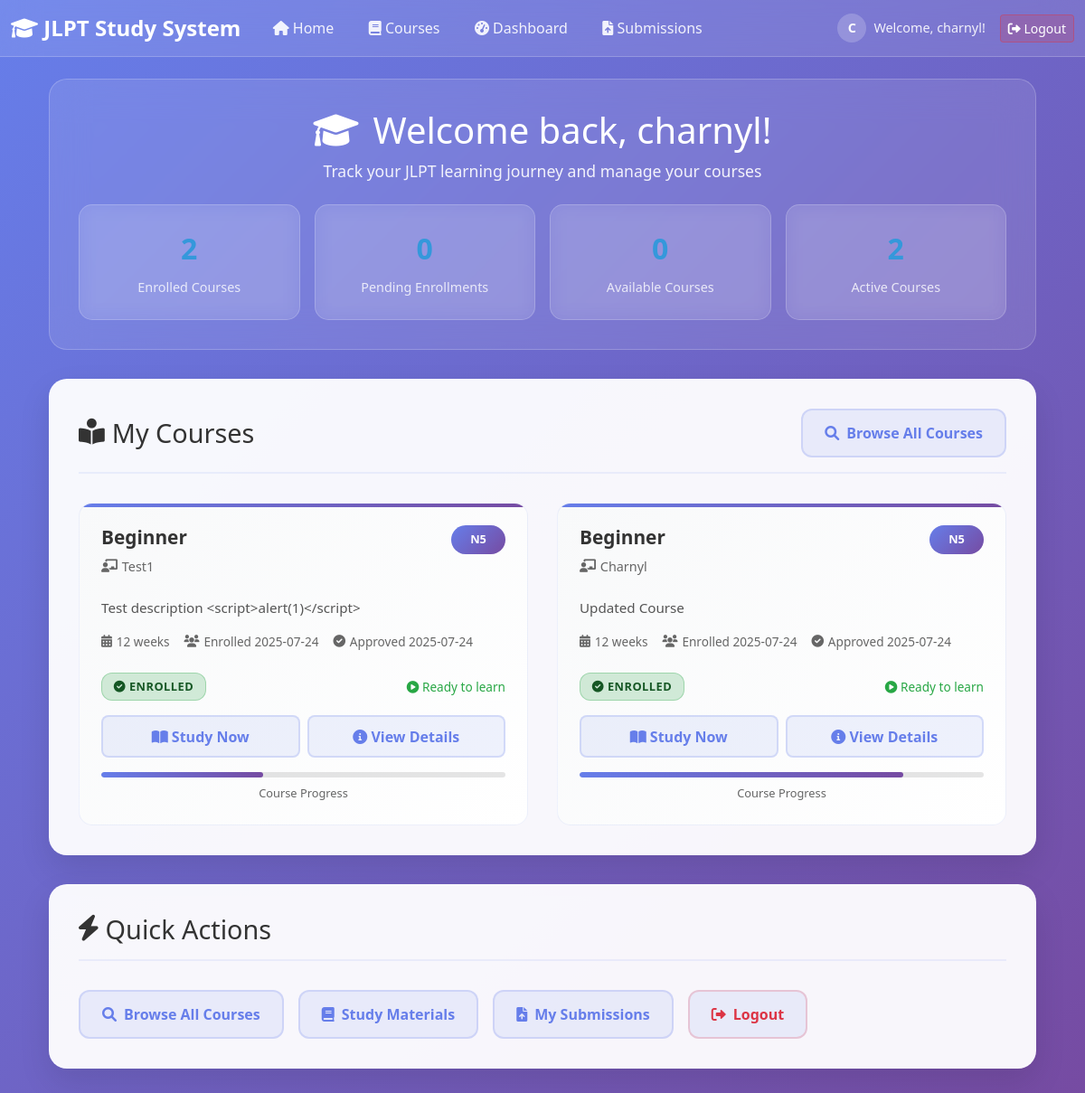
The app's page /dashboard (signed in) with its own data.
### tables this page shows
CREATE TABLE courses (
            id INTEGER PRIMARY KEY AUTOINCREMENT,
            title TEXT NOT NULL,
            description TEXT,
            jlpt_level TEXT NOT NULL,
            instructor_name TEXT,
            duration_weeks INTEGER,
            max_students INTEGER,
            status TEXT DEFAULT 'active',
            created_by INTEGER,
            created_at TIMESTAMP DEFAULT CURRENT_TIMESTAMP,
            updated_at TIMESTAMP DEFAULT CURRENT_TIMESTAMP,
            FOREIGN KEY (created_by) REFERENCES admin_users (id)
        );

CREATE TABLE enrollments (
            id INTEGER PRIMARY KEY AUTOINCREMENT,
            user_id INTEGER NOT NULL,
            course_id INTEGER NOT NULL,
            status TEXT DEFAULT 'pending',
            enrolled_at TIMESTAMP DEFAULT CURRENT_TIMESTAMP,
            approved_at TIMESTAMP NULL,
            approved_by INTEGER NULL,
            notes TEXT,
            FOREIGN KEY (user_id) REFERENCES users (id) ON DELETE CASCADE,
            FOREIGN KEY (course_id) REFERENCES courses (id) ON DELETE CASCADE,
            FOREIGN KEY (approved_by) REFERENCES admin_users (id),
            UNIQUE(user_id, course_id)
        );

### app.py (the view)
@app.route('/dashboard')
@login_required
def dashboard():
    try:
        conn = get_db_connection()
        enrolled_courses_query = '''
            SELECT c.*, e.status as enrollment_status, e.enrolled_at, e.approved_at, e.notes,
                   (SELECT COUNT(*) FROM course_materials WHERE course_id = c.id) as material_count,
                   a.username as approved_by_name
            FROM courses c
            JOIN enrollments e ON c.id = e.course_id
            LEFT JOIN admin_users a ON e.approved_by = a.id
            WHERE e.user_id = ?
            ORDER BY e.enrolled_at DESC
        '''
        enrolled_courses = conn.execute(enrolled_courses_query, (session['user_id'],)).fetchall()
        available_courses_query = '''
            SELECT c.*,
                   (SELECT COUNT(*) FROM enrollments WHERE course_id = c.id AND status = 'approved') as enrolled_count,
                   (SELECT username FROM admin_users WHERE id = c.created_by) as created_by_name
            FROM courses c
            WHERE c.status = 'active'
            AND c.id NOT IN (
                SELECT course_id FROM enrollments WHERE user_id = ?
            )
            ORDER BY c.created_at DESC
        '''
        available_courses = conn.execute(available_courses_query, (session['user_id'],)).fetchall()
        pending_count_query = '''
            SELECT COUNT(*) FROM enrollments
            WHERE user_id = ? AND status = 'pending'
        '''
        pending_count = conn.execute(pending_count_query, (session['user_id'],)).fetchone()[0]
        enrolled_courses_data = []
        for course in enrolled_courses:
            course_dict = dict(course)
            if course_dict.get('enrolled_at'):
                course_dict['enrolled_at'] = parse_datetime(course_dict['enrolled_at']).strftime('%Y-%m-%d %H:%M:%S')
            if course_dict.get('approved_at'):
                course_dict['approved_at'] = parse_datetime(course_dict['approved_at']).strftime('%Y-%m-%d %H:%M:%S')
            enrolled_courses_data.append(course_dict)
        available_courses_data = []
        for course in available_courses:
            course_dict = dict(course)
            if course_dict.get('created_at'):
                course_dict['created_at'] = parse_datetime(course_dict['created_at']).strftime('%Y-%m-%d %H:%M:%S')
            available_courses_data.append(course_dict)
        conn.close()
        return render_template('user_dashboard.html',
                             enrolled_courses=enrolled_courses_data,
                             available_courses=available_courses_data,
                             pending_count=pending_count)
    except Exception as e:
        app.logger.error(f'Error loading dashboard for user {session.get("user_id")}: {str(e)}')
        flash('Error loading dashboard. Please try again.', 'error')
        return redirect(url_for('index'))

### templates/user_dashboard.html (shortened to what this page needs)
{% extends 'base.html' %}
{% block content %}
<div class="container">
    <div class="dashboard-header">
        <h1 class="welcome-title">
            <i class="fas fa-graduation-cap"></i>
            <span>Welcome back, {{ session.username }}!</span>
        </h1>
        <p class="welcome-subtitle">Track your JLPT learning journey and manage your courses</p>
        <div class="user-stats">
            <div class="stat-card">
                <div class="stat-number">{{ enrolled_courses|length }}</div>
                <div class="stat-label">Enrolled Courses</div>
            </div>
            <div class="stat-card">
                <div class="stat-number">{{ pending_count }}</div>
                <div class="stat-label">Pending Enrollments</div>
            </div>
            <div class="stat-card">
                <div class="stat-number">{{ available_courses|length }}</div>
                <div class="stat-label">Available Courses</div>
            </div>
            <div class="stat-card">
                <div class="stat-number">{{ enrolled_courses|selectattr('enrollment_status', 'equalto', 'approved')|list|length }}</div>
                <div class="stat-label">Active Courses</div>
            </div>
        </div>
    </div>
    {% if enrolled_courses %}
    <div class="dashboard-section">
        <div class="section-header">
            <h2 class="section-title">
                <i class="fas fa-book-reader"></i>
                My Courses
            </h2>
            <div class="quick-actions">
                <a href="/courses" class="quick-action-btn">
                    <i class="fas fa-search"></i>
                    Browse All Courses
                </a>
            </div>
        </div>
        <div class="courses-grid">
            {% for course in enrolled_courses %}
            <div class="course-card">
                <div class="course-header">
                    <div class="course-info">
                        <h3 class="course-title">{{ course.title }}</h3>
                        <div class="course-instructor">
                            <i class="fas fa-chalkboard-teacher"></i>
                            {{ course.instructor_name or 'No instructor assigned' }}
                        </div>
                    </div>
                    <div class="course-level">{{ course.jlpt_level }}</div>
                </div>
                {% if course.description %}
                <div class="course-description">{{ course.description }}</div>
                {% endif %}
                <div class="course-meta">
                    <div class="meta-item">
                        <i class="fas fa-calendar-alt"></i>
                        <span>{{ course.duration_weeks or 'Flexible' }} weeks</span>
                    </div>
                    <div class="meta-item">
                        <i class="fas fa-users"></i>
                        <span>Enrolled {{ course.enrolled_at[:10] }}</span>
                    </div>
                    {% if course.approved_at %}
                    <div class="meta-item">
                        <i class="fas fa-check-circle"></i>
                        <span>Approved {{ course.approved_at[:10] }}</span>
                    </div>
                    {% endif %}
                </div>
                <div style="display: flex; align-items: center; justify-content: space-between; margin-bottom: 1rem;">
                    <div class="course-status status-{{ course.enrollment_status }}">
                        {% if course.enrollment_status == 'pending' %}
                            <i class="fas fa-clock"></i> Pending Approval
                        {% elif course.enrollment_status == 'approved' %}
                            <i class="fas fa-check-circle"></i> Enrolled
                        {% elif course.enrollment_status == 'rejected' %}
                            <i class="fas fa-times-circle"></i> Rejected
                        {% endif %}
                    </div>
                    {% if course.enrollment_status == 'approved' %}
                    <div style="font-size: 0.85rem; color: #28a745;">
                        <i class="fas fa-play-circle"></i> Ready to learn
                    </div>
                    {% endif %}
                </div>
                <div class="course-actions">
                    {% if course.enrollment_status == 'approved' %}
                        <a href="/courses/{{ course.id }}" class="btn btn-view">
                            <i class="fas fa-book-open"></i> Study Now
                        </a>
                    {% elif course.enrollment_status == 'pending' %}
                        <button class="btn btn-disabled" disabled>
                            <i class="fas fa-clock"></i> Awaiting Approval
                        </button>
                    {% elif course.enrollment_status == 'rejected' %}
                        <button class="btn btn-disabled" disabled>
                            <i class="fas fa-times"></i> Enrollment Rejected
                        </button>
                    {% endif %}
                    <a href="/courses/{{ course.id }}" class="btn btn-view">
                        <i class="fas fa-info-circle"></i> View Details
                    </a>
                </div>
                {% if course.enrollment_status == 'approved' %}
                <div class="progress-bar">
                    <div class="progress-fill" style="width: {{ range(20, 81) | random }}%;"></div>
                </div>
                <div style="font-size: 0.8rem; color: #666; margin-top: 0.5rem; text-align: center;">
                    Course Progress
                </div>
                {% endif %}
            </div>
            {% endfor %}
        </div>
    </div>
    {% endif %}
    <div class="dashboard-section">
        <div class="section-header">
            <h2 class="section-title">
                <i class="fas fa-bolt"></i>
                Quick Actions
            </h2>
        </div>
        <div class="quick-actions">
            <a href="/courses" class="quick-action-btn">
                <i class="fas fa-search"></i>
                Browse All Courses
            </a>
            <a href="/" class="quick-action-btn">
                <i class="fas fa-book"></i>
                Study Materials
            </a>
            <a href="/submissions" class="quick-action-btn">
                <i class="fas fa-file-upload"></i>
                My Submissions
            </a>
            <a href="/logout" class="quick-action-btn" style="color: #dc3545; border-color: rgba(220, 53, 69, 0.2);">
                <i class="fas fa-sign-out-alt"></i>
                Logout
            </a>
        </div>
    </div>
</div>
{% endblock %}

### templates/base.html (shortened to what this page needs)
<!DOCTYPE html>
<html lang="en">
<head>
    <link href="https://cdn.jsdelivr.net/npm/bootstrap@5.3.0/dist/css/bootstrap.min.css" rel="stylesheet">
    <link rel="stylesheet" href="https://cdnjs.cloudflare.com/ajax/libs/font-awesome/6.0.0/css/all.min.css">
</head>
<body>
<nav class="navbar navbar-expand-lg navbar-dark mb-4">
    <div class="container-fluid">
        <a class="navbar-brand" href="/">
            <i class="fas fa-graduation-cap"></i>
            JLPT Study System
        </a>
        <div class="collapse navbar-collapse" id="navbarNav">
            <ul class="navbar-nav me-auto">
                <li class="nav-item">
                    <a class="nav-link" href="/">
                        <i class="fas fa-home"></i> Home
                    </a>
                </li>
                <li class="nav-item">
                    <a class="nav-link" href="/courses">
                        <i class="fas fa-book"></i> Courses
                    </a>
                </li>
                {% if session.user_id %}
                <li class="nav-item">
                    <a class="nav-link" href="/dashboard">
                        <i class="fas fa-tachometer-alt"></i> Dashboard
                    </a>
                </li>
                <li class="nav-item">
                    <a class="nav-link" href="/submissions">
                        <i class="fas fa-file-upload"></i> Submissions
                    </a>
                </li>
                {% endif %}
            </ul>
            <div class="d-flex align-items-center">
                {% if session.user_id %}
                    <div class="user-info">
                        <div class="user-avatar">
                            {{ session.username[0].upper() if session.username else 'U' }}
                        </div>
                        <span>Welcome, {{ session.username }}!</span>
                    </div>
                    <a href="/logout" class="btn btn-logout btn-sm">
                        <i class="fas fa-sign-out-alt"></i> Logout
                    </a>
                {% endif %}
            </div>
        </div>
    </div>
</nav>
<div class="container">
    {% block content %}{% endblock %}
</div>
</body>
</html>

### records on screen
courses: username "charnyl"
enrollments: title "Beginner", instructor_name "Test1", jlpt_level "N5", description "Test description <script>alert(1)</script>", duration_weeks "12", enrolled_at "2025-07-24", approved_at "2025-07-24", status "approved" (drawn), {{ range(20, 81) | random }} 40 (drawn)
enrollments: title "Beginner", instructor_name "Charnyl", jlpt_level "N5", description "Updated Course", duration_weeks "12", enrolled_at "2025-07-24", approved_at "2025-07-24", status "approved" (drawn), {{ range(20, 81) | random }} 80 (drawn)

### other values on screen
{{ session.username[0].upper() if session.username else 'U' }} "C"
{{ enrolled_courses|length }} "2"
{{ pending_count }} "0"
{{ available_courses|length }} "0"
